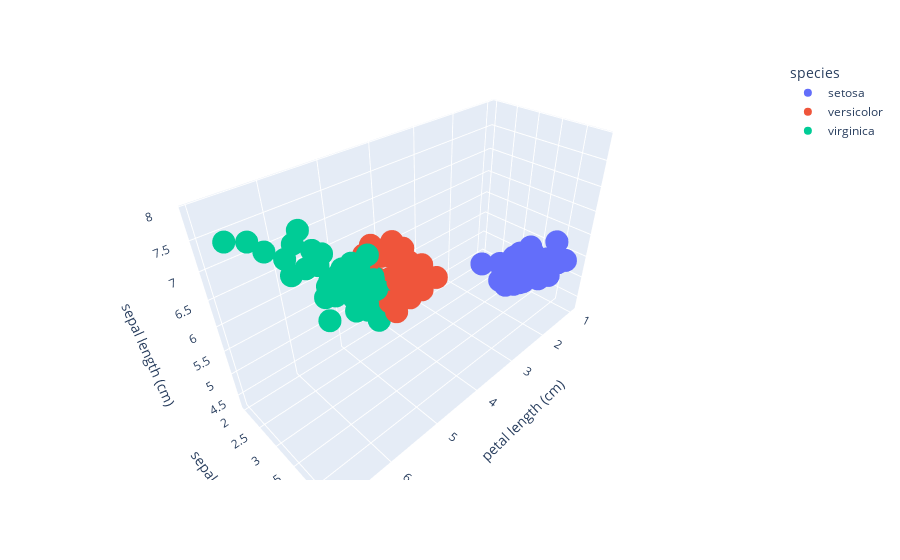

Notebook cell for this chart:
### Markdown cell above
### 2.3 Iris data

### Code cell
# load the iris data set 
# reduce dimensions to three and permute
iris    = load_iris()
i,j,k   = 2, 1, 0                       # pick three dimensions
x       = iris.data[:,[i,j,k]]          # select three columns
x_names = iris.feature_names            # for labelling axis
x_names = [x_names[i], x_names[j], x_names[k]]
y       = iris.target
y_names = iris.target_names    # for legend
show_iris(x, y)

### Figure 1 — Plotly figure (JSON) as saved in the notebook; plotly's stock layout.template omitted (floating-point values rounded to 4 significant figures)
{"data": [{"hovertemplate": "species=setosa<br>petal length (cm)=%{x}<br>sepal width (cm)=%{y}<br>sepal length (cm)=%{z}<extra></extra>", "legendgroup": "setosa", "marker": {"color": "#636efa", "symbol": "circle"}, "mode": "markers", "name": "setosa", "scene": "scene", "showlegend": true, "type": "scatter3d", "x": [1.4, 1.4, 1.3, 1.5, 1.4, 1.7, 1.4, 1.5, 1.4, 1.5, 1.5, 1.6, 1.4, 1.1, 1.2, 1.5, 1.3, 1.4, 1.7, 1.5, 1.7, 1.5, 1, 1.7, 1.9, 1.6, 1.6, 1.5, 1.4, 1.6, 1.6, 1.5, 1.5, 1.4, 1.5, 1.2, 1.3, 1.4, 1.3, 1.5, 1.3, 1.3, 1.3, 1.6, 1.9, 1.4, 1.6, 1.4, 1.5, 1.4], "y": [3.5, 3, 3.2, 3.1, 3.6, 3.9, 3.4, 3.4, 2.9, 3.1, 3.7, 3.4, 3, 3, 4, 4.4, 3.9, 3.5, 3.8, 3.8, 3.4, 3.7, 3.6, 3.3, 3.4, 3, 3.4, 3.5, 3.4, 3.2, 3.1, 3.4, 4.1, 4.2, 3.1, 3.2, 3.5, 3.6, 3, 3.4, 3.5, 2.3, 3.2, 3.5, 3.8, 3, 3.8, 3.2, 3.7, 3.3], "z": [5.1, 4.9, 4.7, 4.6, 5, 5.4, 4.6, 5, 4.4, 4.9, 5.4, 4.8, 4.8, 4.3, 5.8, 5.7, 5.4, 5.1, 5.7, 5.1, 5.4, 5.1, 4.6, 5.1, 4.8, 5, 5, 5.2, 5.2, 4.7, 4.8, 5.4, 5.2, 5.5, 4.9, 5, 5.5, 4.9, 4.4, 5.1, 5, 4.5, 4.4, 5, 5.1, 4.8, 5.1, 4.6, 5.3, 5]}, {"hovertemplate": "species=versicolor<br>petal length (cm)=%{x}<br>sepal width (cm)=%{y}<br>sepal length (cm)=%{z}<extra></extra>", "legendgroup": "versicolor", "marker": {"color": "#EF553B", "symbol": "circle"}, "mode": "markers", "name": "versicolor", "scene": "scene", "showlegend": true, "type": "scatter3d", "x": [4.7, 4.5, 4.9, 4, 4.6, 4.5, 4.7, 3.3, 4.6, 3.9, 3.5, 4.2, 4, 4.7, 3.6, 4.4, 4.5, 4.1, 4.5, 3.9, 4.8, 4, 4.9, 4.7, 4.3, 4.4, 4.8, 5, 4.5, 3.5, 3.8, 3.7, 3.9, 5.1, 4.5, 4.5, 4.7, 4.4, 4.1, 4, 4.4, 4.6, 4, 3.3, 4.2, 4.2, 4.2, 4.3, 3, 4.1], "y": [3.2, 3.2, 3.1, 2.3, 2.8, 2.8, 3.3, 2.4, 2.9, 2.7, 2, 3, 2.2, 2.9, 2.9, 3.1, 3, 2.7, 2.2, 2.5, 3.2, 2.8, 2.5, 2.8, 2.9, 3, 2.8, 3, 2.9, 2.6, 2.4, 2.4, 2.7, 2.7, 3, 3.4, 3.1, 2.3, 3, 2.5, 2.6, 3, 2.6, 2.3, 2.7, 3, 2.9, 2.9, 2.5, 2.8], "z": [7, 6.4, 6.9, 5.5, 6.5, 5.7, 6.3, 4.9, 6.6, 5.2, 5, 5.9, 6, 6.1, 5.6, 6.7, 5.6, 5.8, 6.2, 5.6, 5.9, 6.1, 6.3, 6.1, 6.4, 6.6, 6.8, 6.7, 6, 5.7, 5.5, 5.5, 5.8, 6, 5.4, 6, 6.7, 6.3, 5.6, 5.5, 5.5, 6.1, 5.8, 5, 5.6, 5.7, 5.7, 6.2, 5.1, 5.7]}, {"hovertemplate": "species=virginica<br>petal length (cm)=%{x}<br>sepal width (cm)=%{y}<br>sepal length (cm)=%{z}<extra></extra>", "legendgroup": "virginica", "marker": {"color": "#00cc96", "symbol": "circle"}, "mode": "markers", "name": "virginica", "scene": "scene", "showlegend": true, "type": "scatter3d", "x": [6, 5.1, 5.9, 5.6, 5.8, 6.6, 4.5, 6.3, 5.8, 6.1, 5.1, 5.3, 5.5, 5, 5.1, 5.3, 5.5, 6.7, 6.9, 5, 5.7, 4.9, 6.7, 4.9, 5.7, 6, 4.8, 4.9, 5.6, 5.8, 6.1, 6.4, 5.6, 5.1, 5.6, 6.1, 5.6, 5.5, 4.8, 5.4, 5.6, 5.1, 5.1, 5.9, 5.7, 5.2, 5, 5.2, 5.4, 5.1], "y": [3.3, 2.7, 3, 2.9, 3, 3, 2.5, 2.9, 2.5, 3.6, 3.2, 2.7, 3, 2.5, 2.8, 3.2, 3, 3.8, 2.6, 2.2, 3.2, 2.8, 2.8, 2.7, 3.3, 3.2, 2.8, 3, 2.8, 3, 2.8, 3.8, 2.8, 2.8, 2.6, 3, 3.4, 3.1, 3, 3.1, 3.1, 3.1, 2.7, 3.2, 3.3, 3, 2.5, 3, 3.4, 3], "z": [6.3, 5.8, 7.1, 6.3, 6.5, 7.6, 4.9, 7.3, 6.7, 7.2, 6.5, 6.4, 6.8, 5.7, 5.8, 6.4, 6.5, 7.7, 7.7, 6, 6.9, 5.6, 7.7, 6.3, 6.7, 7.2, 6.2, 6.1, 6.4, 7.2, 7.4, 7.9, 6.4, 6.3, 6.1, 7.7, 6.3, 6.4, 6, 6.9, 6.7, 6.9, 5.8, 6.8, 6.7, 6.7, 6.3, 6.5, 6.2, 5.9]}], "layout": {"legend": {"title": {"text": "species"}, "tracegroupgap": 0}, "margin": {"t": 60}, "scene": {"aspectmode": "data", "domain": {"x": [0, 1], "y": [0, 1]}, "xaxis": {"title": {"text": "petal length (cm)"}}, "yaxis": {"title": {"text": "sepal width (cm)"}}, "zaxis": {"title": {"text": "sepal length (cm)"}}}}}
